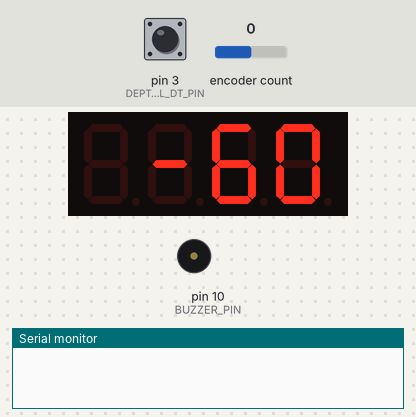
The sketch below on a simulated Arduino Uno, built with avr-gcc and run on an emulated ATmega328P. Shown: 4-digit seven-segment display, buzzer (waves = sounding), the last lines printed to the serial monitor. Inputs (shaded band) come from the test bench; at power-on: encoder count 0, pin 3 (DEPTH_CONTROL_DT_PIN) HIGH.

Above: at 2.2 s.
2.3 s: encoder count set to 4
At 3.3 s:
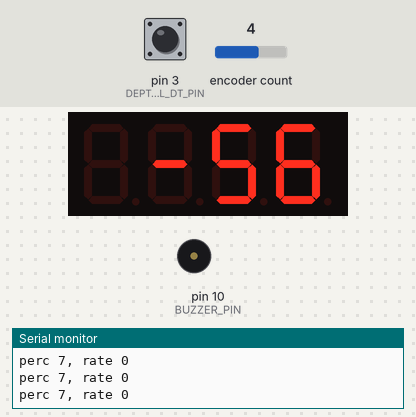
4.3 s: encoder count set to 5
5.8 s: encoder count set to 6
At 6.7 s:
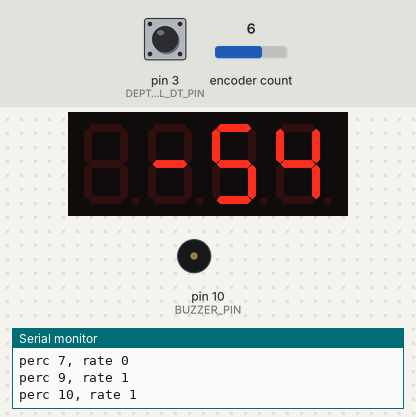
Timing chart, 0 to 8.8 s (numbered marks = the images above; inputs shaded):
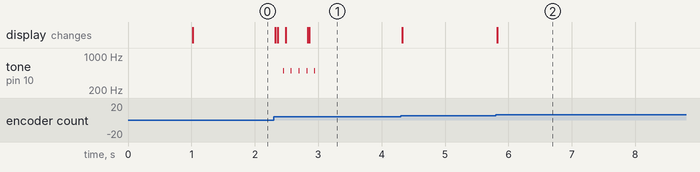

The sketch:

new-horizons.ino
```cpp
#include "Arduino.h"
#include <TM1637Display.h>
#include <BasicEncoder.h>

// Controls will be locked unless the correct keys from Day 17 are added here.
const unsigned int KEYS[] = {
  23,
  353,
  1688
};

const byte DEPTH_CONTROL_CLK_PIN = 2;
const byte DEPTH_CONTROL_DT_PIN = 3;

BasicEncoder depth_control(DEPTH_CONTROL_CLK_PIN, DEPTH_CONTROL_DT_PIN);

const byte DEPTH_GAUGE_CLK_PIN = 6;
const byte DEPTH_GAUGE_DIO_PIN = 5;

const byte BUZZER_PIN = 10;

TM1637Display depth_gauge = TM1637Display(DEPTH_GAUGE_CLK_PIN, DEPTH_GAUGE_DIO_PIN);

const byte BLINK_COUNT = 10;

// You can set the individual segments per digit to spell words or create other symbols:
const byte done[] = {
  SEG_B | SEG_C | SEG_D | SEG_E | SEG_G,          // d
  SEG_A | SEG_B | SEG_C | SEG_D | SEG_E | SEG_F,  // O
  SEG_C | SEG_E | SEG_G,                          // n
  SEG_A | SEG_D | SEG_E | SEG_F | SEG_G           // E
};

const byte nope[] = {
  SEG_C | SEG_E | SEG_G,                          // n
  SEG_A | SEG_B | SEG_C | SEG_D | SEG_E | SEG_F,  // O
  SEG_A | SEG_B | SEG_E | SEG_F | SEG_G,          // P
  SEG_A | SEG_D | SEG_E | SEG_F | SEG_G           // E
};

const byte hold[] = {
  SEG_B | SEG_C | SEG_E | SEG_F | SEG_G,  // H
  SEG_C | SEG_D | SEG_E | SEG_G,          // o
  SEG_D | SEG_E | SEG_F,                  // L
  SEG_B | SEG_C | SEG_D | SEG_E | SEG_G,  // d
};

const int INITIAL_DEPTH = -60;

const int ALERT_DEPTH_1 = -40;  // First alert depth
const int ALERT_DEPTH_2 = -20;  // Second alert depth
const int SURFACE_DEPTH = 0;    // Depth of the sea surface

void log(const char* format, ...) {
  char buffer[100];
  va_list args;
  va_start(args, format);
  vsnprintf(buffer, sizeof(buffer), format, args);
  va_end(args);

  Serial.print(buffer);
}

void setup() {
  Serial.begin(9600);
  delay(1000);

  depth_gauge.setBrightness(7);

  if (keysAreValid()) {
    depth_gauge.showNumberDec(INITIAL_DEPTH);
  } else {
    depth_gauge.setSegments(nope);
    Serial.println("ERROR: Invalid keys.  Please enter the 3 numeric keys from Day 17");
    Serial.println("       in order in the KEYS array at the start of this sketch.");
    while (true);
  }

  attachInterrupt(digitalPinToInterrupt(DEPTH_CONTROL_CLK_PIN), updateEncoder, CHANGE);
  attachInterrupt(digitalPinToInterrupt(DEPTH_CONTROL_DT_PIN), updateEncoder, CHANGE);
}

#define STATE_SHOW          0
#define STATE_CHECK         1

#define SHOW_STATE_DEPTH    1
#define SHOW_STATE_HOLD     2
#define SHOW_STATE_DONE     3

#define BUZZER_HOLD         500
#define BUZZER_MILESTONE    1000

struct State {
  // depth and rate tracking
  int previous_depth;
  int current_depth;
  // depth blinking
  bool blinking;
  bool blink_on;
  int blink_counter;
  int pauseMS;
  int buzzer_freq;
  // Display
  int showState;
};

struct Action {
  void (*act)(State *state);
};

static int action = STATE_SHOW;
static State state = { INITIAL_DEPTH, INITIAL_DEPTH, false, true, BLINK_COUNT, 0, BUZZER_MILESTONE, SHOW_STATE_DEPTH };

void state_show(struct State *state) {
  if (!depth_control.get_change() && !state->blinking) return;

  state->current_depth = INITIAL_DEPTH + depth_control.get_count();
  if (state->current_depth < INITIAL_DEPTH) {
    state->current_depth = INITIAL_DEPTH;
    depth_control.reset();
  }

  switch(state->showState) {
  case SHOW_STATE_DEPTH:
    showDepth(state);
    break;
  case SHOW_STATE_HOLD:
    showHold(state);
    break;
  case SHOW_STATE_DONE:
    showDone(state);
    break;
  }

  action = STATE_CHECK;
}

void state_check(struct State *state) {
  state->showState = SHOW_STATE_DEPTH;

  int rise_rate = state->current_depth - state->previous_depth;

  byte rise_percentage = 100 - ((state->current_depth * 100) / INITIAL_DEPTH);
  rise_percentage = min(rise_percentage, 100);

  log("perc %d, rate %d\n", rise_percentage, rise_rate);
  if (rise_rate > 1) {
    startHold(state);
  }
  else if (rise_percentage == 50 ) {
    startBlinking(state);
  }
  else if (rise_percentage == 70 ) {
    startBlinking(state);
  }
  else if (rise_percentage >= 100) {
    state->showState = SHOW_STATE_DONE;
  }

  state->previous_depth = state->current_depth;

  action = STATE_SHOW;
}

Action actions[] = {
  { state_show },
  { state_check },
};

void loop() {
  actions[action].act(&state);
  delay(state.pauseMS);
}

void startBlinking(State *state) {
  state->blinking = true;
  state->blink_on = true;
  state->blink_counter = BLINK_COUNT;
  state->buzzer_freq = BUZZER_MILESTONE;
  state->pauseMS = 20;
}

void checkBlinking(State *state) {
  if (!state->blinking) return;

  state->blink_on = !state->blink_on;

  state->blink_counter--;
  if (state->blink_counter < 0) {
    state->blinking = false;
    state->pauseMS = 0;
    state->showState = SHOW_STATE_DEPTH;
  }
}

void startHold(State *state) {
  state->showState = SHOW_STATE_HOLD;

  state->blinking = true;
  state->blink_on = true;
  state->blink_counter = BLINK_COUNT;
  state->buzzer_freq = BUZZER_HOLD;
  state->pauseMS = 20;
}

void showDepth(State *state) {
  checkBlinking(state);

  if (state->blinking && !state->blink_on) {
    depth_gauge.clear();
    tone(BUZZER_PIN, state->buzzer_freq, 10);
  }
  else {
    depth_gauge.showNumberDec(state->current_depth);
  }
}

void showHold(State *state) {
  depth_gauge.clear();
  depth_gauge.setSegments(hold);
}

void showDone(State *state) {
  depth_gauge.clear();
  depth_gauge.setSegments(done);
}

void updateEncoder() {
  depth_control.service();  // Call BasicEncoder library .service()
}

bool keysAreValid() {
  unsigned int i = 0155;
  if (KEYS[0]!=0b10110*'+'/051)i+=2;
  if (KEYS[1]==uint16_t(0x8f23)/'4'-0537)i|=0200;
  if (KEYS[2]!=0x70b1/021-0b1001)i+=020;
  return !(18^i^0377);32786-458*0b00101010111;
}
```

Measured:
- after the input at 2.3 s, tone on pin 10 (BUZZER_PIN): alternates 500 Hz for 0.01 s and silent for 0.11 s, 10 changes in all, then stays silent, starting after 0.15 s; the display: changes at once (image 1)
- after the input at 5.8 s, the display: changes at once (image 2)
